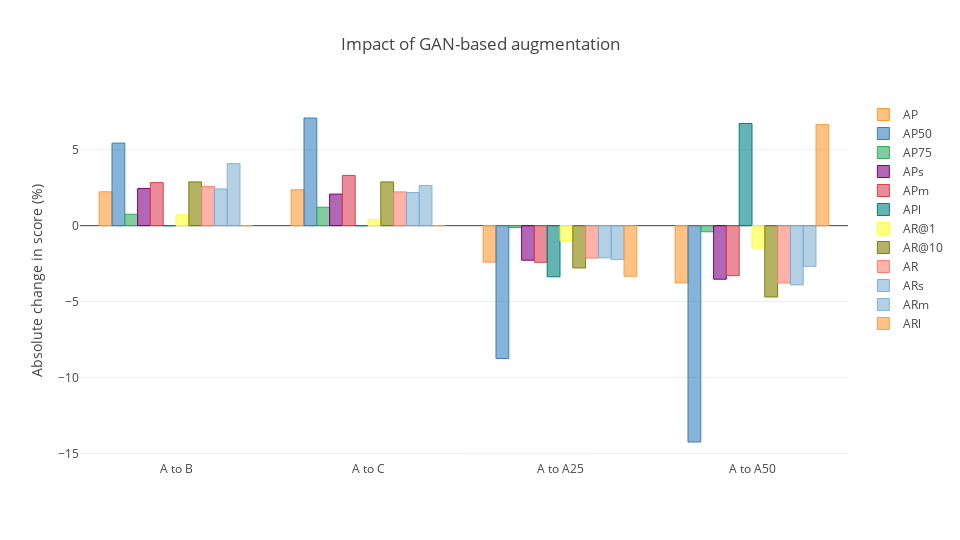

Notebook source saved alongside this figure:
### Code cell
layout = {
    "title": "Impact of GAN-based augmentation",
    "yaxis": {
        "title": "Absolute change in score (%)"
    },
    "width": 960,
    "height": 540
}
fig = df_combined.iplot(kind = "bar", y = ["AP", "AP50", "AP75", "APs", "APm", "APl", "AR@1", "AR@10", "AR", "ARs", "ARm", "ARl"], layout = layout, asFigure = True)
py.offline.iplot(fig, show_link = False, config = config)

### Figure 1 — Plotly figure (JSON) as saved in the notebook; plotly's stock layout.template omitted (floating-point values rounded to 4 significant figures)
{"data": [{"marker": {"color": "rgba(255, 153, 51, 0.6)", "line": {"color": "rgba(255, 153, 51, 1.0)", "width": 1}}, "name": "AP", "orientation": "v", "text": "", "type": "bar", "uid": "4e817baf-b142-4211-9fe3-39962efaf1c3", "x": ["A to B", "A to C", "A to A25", "A to A50"], "y": [2.23, 2.364, -2.4, -3.765]}, {"marker": {"color": "rgba(55, 128, 191, 0.6)", "line": {"color": "rgba(55, 128, 191, 1.0)", "width": 1}}, "name": "AP50", "orientation": "v", "text": "", "type": "bar", "uid": "fb40ada9-8b43-4206-a0c2-c325e1b26c9a", "x": ["A to B", "A to C", "A to A25", "A to A50"], "y": [5.44, 7.092, -8.751, -14.25]}, {"marker": {"color": "rgba(50, 171, 96, 0.6)", "line": {"color": "rgba(50, 171, 96, 1.0)", "width": 1}}, "name": "AP75", "orientation": "v", "text": "", "type": "bar", "uid": "4ab94bfa-6a9d-47e1-ba56-ecaa65051ed0", "x": ["A to B", "A to C", "A to A25", "A to A50"], "y": [0.7504, 1.217, -0.1293, -0.4009]}, {"marker": {"color": "rgba(128, 0, 128, 0.6)", "line": {"color": "rgba(128, 0, 128, 1.0)", "width": 1}}, "name": "APs", "orientation": "v", "text": "", "type": "bar", "uid": "70a0eefe-c97b-4c0f-ba63-3edfa6df9b7d", "x": ["A to B", "A to C", "A to A25", "A to A50"], "y": [2.446, 2.08, -2.275, -3.527]}, {"marker": {"color": "rgba(219, 64, 82, 0.6)", "line": {"color": "rgba(219, 64, 82, 1.0)", "width": 1}}, "name": "APm", "orientation": "v", "text": "", "type": "bar", "uid": "ff8d91d3-8172-4fb2-a371-e31a60479ac6", "x": ["A to B", "A to C", "A to A25", "A to A50"], "y": [2.837, 3.311, -2.412, -3.29]}, {"marker": {"color": "rgba(0, 128, 128, 0.6)", "line": {"color": "rgba(0, 128, 128, 1.0)", "width": 1}}, "name": "APl", "orientation": "v", "text": "", "type": "bar", "uid": "ee2f229c-c5a4-457d-aa7e-bd23ce655588", "x": ["A to B", "A to C", "A to A25", "A to A50"], "y": [0, 0, -3.366, 6.733]}, {"marker": {"color": "rgba(255, 255, 51, 0.6)", "line": {"color": "rgba(255, 255, 51, 1.0)", "width": 1}}, "name": "AR@1", "orientation": "v", "text": "", "type": "bar", "uid": "e8ec45ee-09b1-4e5f-be35-c3b3718da94d", "x": ["A to B", "A to C", "A to A25", "A to A50"], "y": [0.7099, 0.4052, -0.9951, -1.475]}, {"marker": {"color": "rgba(128, 128, 0, 0.6)", "line": {"color": "rgba(128, 128, 0, 1.0)", "width": 1}}, "name": "AR@10", "orientation": "v", "text": "", "type": "bar", "uid": "b3667fb4-1bd8-4635-a7bb-7ad3b0c694c7", "x": ["A to B", "A to C", "A to A25", "A to A50"], "y": [2.882, 2.882, -2.784, -4.697]}, {"marker": {"color": "rgba(251, 128, 114, 0.6)", "line": {"color": "rgba(251, 128, 114, 1.0)", "width": 1}}, "name": "AR", "orientation": "v", "text": "", "type": "bar", "uid": "aa3e4828-b021-481a-9899-f6c0f1a3dcf2", "x": ["A to B", "A to C", "A to A25", "A to A50"], "y": [2.574, 2.224, -2.133, -3.773]}, {"marker": {"color": "rgba(128, 177, 211, 0.6)", "line": {"color": "rgba(128, 177, 211, 1.0)", "width": 1}}, "name": "ARs", "orientation": "v", "text": "", "type": "bar", "uid": "91df401f-0c86-42d1-b6e1-c2e972db5124", "x": ["A to B", "A to C", "A to A25", "A to A50"], "y": [2.418, 2.182, -2.121, -3.898]}, {"marker": {"color": "rgba(128, 177, 211, 0.6)", "line": {"color": "rgba(128, 177, 211, 0.8999999999999999)", "width": 1}}, "name": "ARm", "orientation": "v", "text": "", "type": "bar", "uid": "eedb7d19-4311-478b-b1f8-0100989d86b0", "x": ["A to B", "A to C", "A to A25", "A to A50"], "y": [4.089, 2.646, -2.234, -2.68]}, {"marker": {"color": "rgba(255, 153, 51, 0.6)", "line": {"color": "rgba(255, 153, 51, 0.8999999999999999)", "width": 1}}, "name": "ARl", "orientation": "v", "text": "", "type": "bar", "uid": "9ce5b22d-ed02-47d4-b063-1bce9bf2a48b", "x": ["A to B", "A to C", "A to A25", "A to A50"], "y": [0, 0, -3.333, 6.667]}], "layout": {"height": 540, "title": {"text": "Impact of GAN-based augmentation"}, "width": 960, "yaxis": {"title": {"text": "Absolute change in score (%)"}}}}
